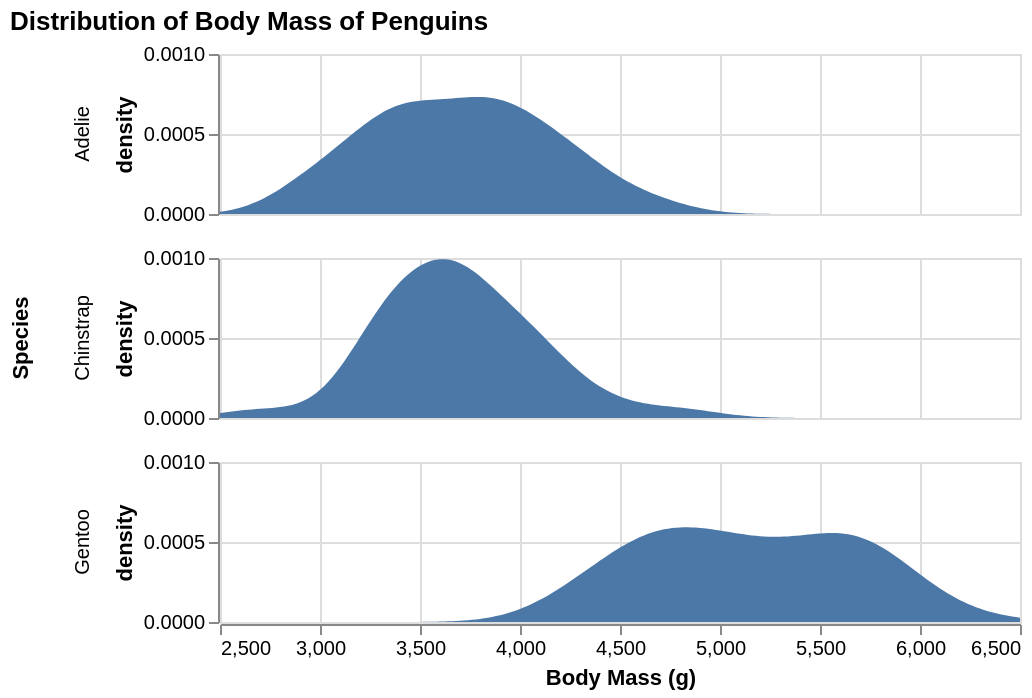

Describe this chart as a Vega-Lite specification.
### Vega-Lite specification from a JSON file in a GitHub repository (floating-point values rounded to 4 significant figures; data arrays with more than 128 entries replaced by an {"elided": "..."} marker saying what was removed)
{"$schema": "https://vega.github.io/schema/vega-lite/v6.json", "title": "Distribution of Body Mass of Penguins", "width": 400, "height": 80, "data": {"values": {"elided": "200 records"}}, "mark": "area", "transform": [{"density": "Body Mass (g)", "groupby": ["Species"], "extent": [2500, 6500]}], "encoding": {"x": {"field": "value", "type": "quantitative", "title": "Body Mass (g)"}, "y": {"field": "density", "type": "quantitative", "stack": "zero"}, "row": {"field": "Species"}}}
